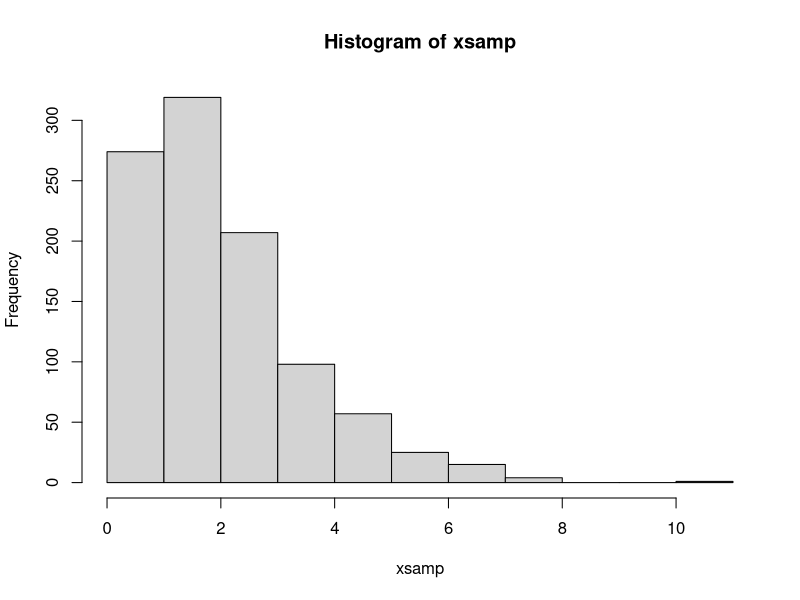
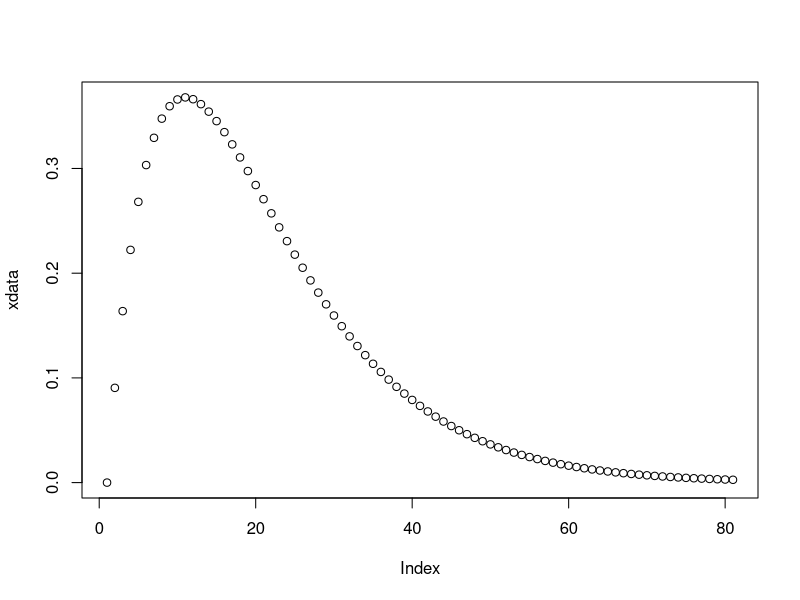

Reproduce these figures in R, in order. (Note: this script raises an error after producing the figures.)
library(MCMCpack)


calcWeight <- function(u, alpha, beta) {
  
  
}

invGammaCumulative <- function(u, alpha) {
  x = 0
  stepSize = 0.1
  tolerance = 0.0001
  direction = 1
  integralValue = 0
  
  while(abs(integralValue - u) > tolerance){
    x = x + direction*stepSize
    if(x<0) {
      x = 0
      direction = 1
    }
    
    integral = integrate(gammaDensity, 0, x)
    integralValue = integral$value
    
    # Going left and pass the point
    if ((u > integralValue) && (direction == -1)) {
      stepSize = stepSize/2
      direction = 1
    }
    
    # Going right and pass the point
    if ((u < integralValue) && (direction == 1)) {
      stepSize = stepSize/2
      direction = -1
    }
  }
  return(x)
}

diffInvGammaCumulative <- function() {
  
}

gammaDensity <- function(x) {
  return(dgamma(x, alpha,1))  
}

alpha = 2

NUM_SAMPLES = 1000
xsamp = rep(0, NUM_SAMPLES)
for(i in 1:NUM_SAMPLES) {
  u = runif(1)
  xsamp[i] = invGammaCumulative(u, alpha)
}
hist(xsamp)
xdata = dgamma(seq(0,8, by=0.1),2)
plot(xdata)

u = runif()
